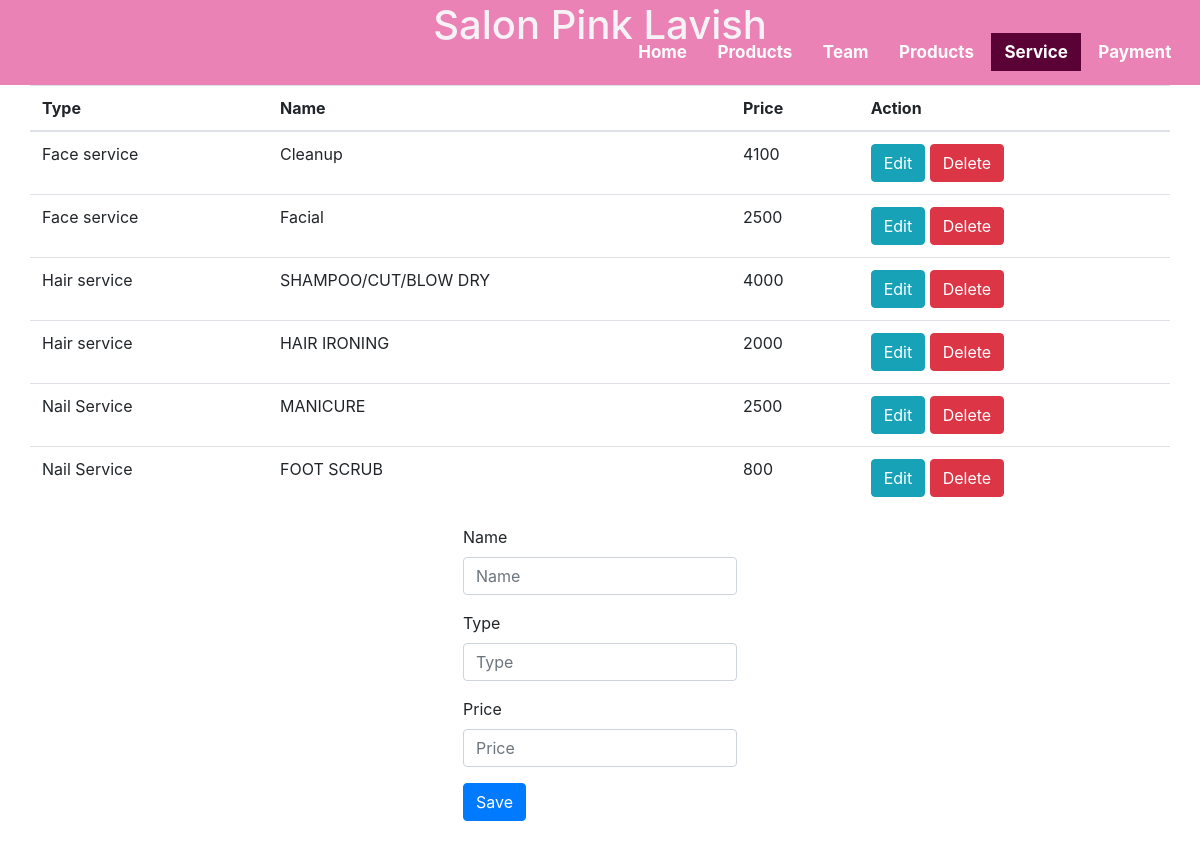
The app's page /serviceEdit.php with its own data.
### tables this page shows
CREATE TABLE `services` (
  `S_Id` int(8) NOT NULL,
  `Type` varchar(255) NOT NULL,
  `S_Name` varchar(255) NOT NULL,
  `Price` double NOT NULL
);

### proess04.php (called while the page is built, shortened)
<?php
$update = false;
$username = '';
$usertype = '';
$userprice = '';

### serviceEdit.php (the view, shortened to what this page needs)
<html>
<head>
<link rel="stylesheet" href="delete.css">
<link rel="stylesheet" href="https://maxcdn.bootstrapcdn.com/bootstrap/4.0.0/css/bootstrap.min.css">
</head>
<body>
<header>
		<h1>Salon Pink Lavish</h1>
		<div class="main">
			<ul>
				<li><a href="http://localhost:8080/pink%20lavish/adminhome.php">Home</a></li>
                <li><a href="http://localhost:8080/pink%20lavish/product%20change.php">Products</a></li>
                <li><a href="http://localhost:8080/pink%20lavish/Memberup.php">Team</a></li>
				<li><a href="http://localhost:8080/pink%20lavish/product%20change.php">Products</a></li>
                <li class="active"><a href="#">Service</a></li>
                <li><a href="http://localhost:8080/pink%20lavish/pay.php">Payment</a></li>
			</ul>
		</div>
	</header>
    <?php require_once 'proess04.php'; ?>
    <div class="container">
    <?php
       $mysqli = new mysqli('localhost', 'root', '', 'pink lavish') or die(mysqli_error($mysqli));
       $result = $mysqli->query("SELECT * FROM services") or die($mysqli->error);
    ?>
    <div class="row justify-content-center">
        <table class="table">
            <thead>
              <tr>
                  <th>Type</th>
                  <th>Name</th>
                  <th>Price</th>
                  <th colspan="2">Action</th>
              </tr>
            </thead>
    <?php
        while ($row = $result->fetch_assoc()): ?>
            <tr>
                <td><?php echo $row['Type']; ?></td>
                <td><?php echo $row['S_Name']; ?></td>
                <td><?php echo $row['Price']; ?></td>
                <td>
                    <a href="serviceEdit.php?edit=<?php echo $row['S_Id']; ?>"
                    class="btn btn-info">Edit</a>
                    <a href="serviceEdit.php?delete=<?php echo $row['S_Id']; ?>"
                    class="btn btn-danger">Delete</a>
                </td>
            </tr>
            <?php endwhile; ?>
        </table>
    </div>
    <div class="row justify-content-center">
    <form action="proess04.php" method="POST">
        <div class="form-group">
        <label>Name</label>
        <input type="text" name="name" class="form-control" placeholder="Name" value="<?php echo $username; ?>">
        </div>
        <div class="form-group">
        <label>Type</label>
        <input type="text" name="type" class="form-control" value="<?php echo $usertype; ?>" placeholder="Type">
        </div>
        <div class="form-group">
        <label>Price</label>
        <input type="real" name="price" class="form-control" placeholder="Price" value="<?php echo $userprice; ?>">
        </div>
        <div class="form-group">
        <?php
           if($update == true):
        ?>
             <button type="submit" name="update" class="btn btn-info">Update</button>
        <?php else: ?>
            <button type="submit" name="save" class="btn btn-primary">Save</button>
        <?php endif; ?>
        </div>
    </form>
    </div>
    </div>
</body>
</html>

### Css/delete.css (style rules this page uses)
h1 { text-align: center; font-size: 50px; font-family: Brush Script MT, Brush Script Std, cursive; }
header { padding: 0.8px; background: rgba(218, 32, 125, 0.555); color: rgb(247, 242, 245); height: 85px; }
.main { position: absolute; top: 0%; right: 1.3%; }
.main ul { float: right; list-style-type: none; margin-top: 40px; }
.main ul li { display: inline-block; }
.main ul li a { text-decoration: none; color: rgb(253, 252, 252) ; padding: 8px 12px; border: 1px solid transparent; transition: 0.6s ease; text-align: center; text-decoration: none; font-size: 17px; font-weight: bold; }
.main ul li.active a { background-color: rgb(90, 2, 53); color: #fff; }

### records on screen
services: Type "Face service", S_Name "Cleanup", Price "4100"
services: Type "Face service", S_Name "Facial", Price "2500"
services: Type "Hair service", S_Name "SHAMPOO/CUT/BLOW DRY", Price "4000"
services: Type "Hair service", S_Name "HAIR IRONING", Price "2000"
services: Type "Nail Service", S_Name "MANICURE", Price "2500"
services: Type "Nail Service", S_Name "FOOT SCRUB", Price "800"
